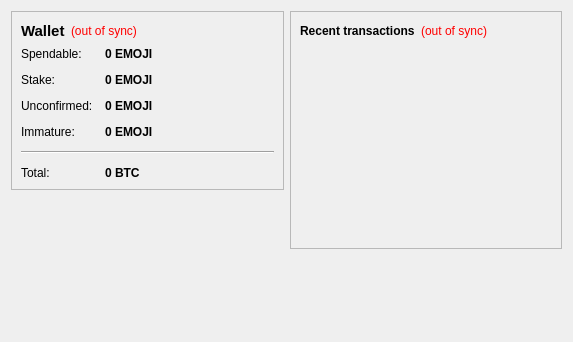
<?xml version="1.0" encoding="UTF-8"?>
<ui version="4.0">
 <class>OverviewPage</class>
 <widget class="QWidget" name="OverviewPage">
  <property name="geometry">
   <rect>
    <x>0</x>
    <y>0</y>
    <width>573</width>
    <height>342</height>
   </rect>
  </property>
  <property name="windowTitle">
   <string>Form</string>
  </property>
  <layout class="QHBoxLayout" name="horizontalLayout" stretch="1,1">
   <item>
    <layout class="QVBoxLayout" name="verticalLayout_2">
     <item>
      <widget class="QFrame" name="frame">
       <property name="frameShape">
        <enum>QFrame::StyledPanel</enum>
       </property>
       <property name="frameShadow">
        <enum>QFrame::Raised</enum>
       </property>
       <layout class="QVBoxLayout" name="verticalLayout_4">
        <item>
         <layout class="QHBoxLayout" name="horizontalLayout_4">
          <item>
           <widget class="QLabel" name="label_5">
            <property name="font">
             <font>
              <pointsize>11</pointsize>
              <weight>75</weight>
              <bold>true</bold>
             </font>
            </property>
            <property name="text">
             <string>Wallet</string>
            </property>
           </widget>
          </item>
          <item>
           <widget class="QLabel" name="labelWalletStatus">
            <property name="toolTip">
             <string>The displayed information may be out of date. Your wallet automatically synchronizes with the Emoji network after a connection is established, but this process has not completed yet.</string>
            </property>
            <property name="styleSheet">
             <string notr="true">QLabel { color: red; }</string>
            </property>
            <property name="text">
             <string notr="true">(out of sync)</string>
            </property>
            <property name="alignment">
             <set>Qt::AlignLeading|Qt::AlignLeft|Qt::AlignVCenter</set>
            </property>
           </widget>
          </item>
          <item>
           <spacer name="horizontalSpacer_2">
            <property name="orientation">
             <enum>Qt::Horizontal</enum>
            </property>
            <property name="sizeHint" stdset="0">
             <size>
              <width>40</width>
              <height>20</height>
             </size>
            </property>
           </spacer>
          </item>
         </layout>
        </item>
        <item>
         <layout class="QFormLayout" name="formLayout_2">
          <property name="fieldGrowthPolicy">
           <enum>QFormLayout::AllNonFixedFieldsGrow</enum>
          </property>
          <property name="horizontalSpacing">
           <number>12</number>
          </property>
          <property name="verticalSpacing">
           <number>12</number>
          </property>
          <item row="0" column="0">
           <widget class="QLabel" name="label">
            <property name="text">
             <string>Spendable:</string>
            </property>
           </widget>
          </item>
          <item row="0" column="1">
           <widget class="QLabel" name="labelBalance">
            <property name="font">
             <font>
              <weight>75</weight>
              <bold>true</bold>
             </font>
            </property>
            <property name="cursor">
             <cursorShape>IBeamCursor</cursorShape>
            </property>
            <property name="toolTip">
             <string>Your current spendable balance</string>
            </property>
            <property name="text">
             <string notr="true">0 EMOJI</string>
            </property>
            <property name="textInteractionFlags">
             <set>Qt::LinksAccessibleByMouse|Qt::TextSelectableByKeyboard|Qt::TextSelectableByMouse</set>
            </property>
           </widget>
          </item>
          <item row="1" column="0">
           <widget class="QLabel" name="label_6">
            <property name="text">
             <string>Stake:</string>
            </property>
           </widget>
          </item>
          <item row="1" column="1">
           <widget class="QLabel" name="labelStake">
            <property name="font">
             <font>
              <weight>75</weight>
              <bold>true</bold>
             </font>
            </property>
            <property name="cursor">
             <cursorShape>IBeamCursor</cursorShape>
            </property>
            <property name="toolTip">
             <string>Total of coins that was staked, and do not yet count toward the current balance</string>
            </property>
            <property name="text">
             <string notr="true">0 EMOJI</string>
            </property>
            <property name="textInteractionFlags">
             <set>Qt::LinksAccessibleByMouse|Qt::TextSelectableByKeyboard|Qt::TextSelectableByMouse</set>
            </property>
           </widget>
          </item>
          <item row="2" column="0">
           <widget class="QLabel" name="label_3">
            <property name="text">
             <string>Unconfirmed:</string>
            </property>
           </widget>
          </item>
          <item row="2" column="1">
           <widget class="QLabel" name="labelUnconfirmed">
            <property name="font">
             <font>
              <weight>75</weight>
              <bold>true</bold>
             </font>
            </property>
            <property name="cursor">
             <cursorShape>IBeamCursor</cursorShape>
            </property>
            <property name="toolTip">
             <string>Total of transactions that have yet to be confirmed, and do not yet count toward the current balance</string>
            </property>
            <property name="text">
             <string notr="true">0 EMOJI</string>
            </property>
            <property name="textInteractionFlags">
             <set>Qt::LinksAccessibleByMouse|Qt::TextSelectableByKeyboard|Qt::TextSelectableByMouse</set>
            </property>
           </widget>
          </item>
          <item row="3" column="0">
           <widget class="QLabel" name="labelImmatureText">
            <property name="text">
             <string>Immature:</string>
            </property>
           </widget>
          </item>
          <item row="3" column="1">
           <widget class="QLabel" name="labelImmature">
            <property name="font">
             <font>
              <weight>75</weight>
              <bold>true</bold>
             </font>
            </property>
            <property name="toolTip">
             <string>Mined balance that has not yet matured</string>
            </property>
            <property name="text">
             <string notr="true">0 EMOJI</string>
            </property>
            <property name="textInteractionFlags">
             <set>Qt::LinksAccessibleByMouse|Qt::TextSelectableByKeyboard|Qt::TextSelectableByMouse</set>
            </property>
           </widget>
          </item>
          <item row="4" column="0" colspan="2">
           <widget class="Line" name="line">
            <property name="orientation">
             <enum>Qt::Horizontal</enum>
            </property>
           </widget>
          </item>
          <item row="5" column="0">
           <widget class="QLabel" name="labelTotalText">
            <property name="text">
             <string>Total:</string>
            </property>
           </widget>
          </item>
          <item row="5" column="1">
           <widget class="QLabel" name="labelTotal">
            <property name="font">
             <font>
              <weight>75</weight>
              <bold>true</bold>
             </font>
            </property>
            <property name="cursor">
             <cursorShape>IBeamCursor</cursorShape>
            </property>
            <property name="toolTip">
             <string>Your current total balance</string>
            </property>
            <property name="text">
             <string notr="true">0 BTC</string>
            </property>
            <property name="textInteractionFlags">
             <set>Qt::LinksAccessibleByMouse|Qt::TextSelectableByKeyboard|Qt::TextSelectableByMouse</set>
            </property>
           </widget>
          </item>
         </layout>
        </item>
       </layout>
      </widget>
     </item>
     <item>
      <spacer name="verticalSpacer">
       <property name="orientation">
        <enum>Qt::Vertical</enum>
       </property>
       <property name="sizeHint" stdset="0">
        <size>
         <width>20</width>
         <height>40</height>
        </size>
       </property>
      </spacer>
     </item>
    </layout>
   </item>
   <item>
    <layout class="QVBoxLayout" name="verticalLayout_3">
     <item>
      <widget class="QFrame" name="frame_2">
       <property name="frameShape">
        <enum>QFrame::StyledPanel</enum>
       </property>
       <property name="frameShadow">
        <enum>QFrame::Raised</enum>
       </property>
       <layout class="QVBoxLayout" name="verticalLayout">
        <item>
         <layout class="QHBoxLayout" name="horizontalLayout_2">
          <item>
           <widget class="QLabel" name="label_4">
            <property name="text">
             <string>&lt;b&gt;Recent transactions&lt;/b&gt;</string>
            </property>
           </widget>
          </item>
          <item>
           <widget class="QLabel" name="labelTransactionsStatus">
            <property name="toolTip">
             <string>The displayed information may be out of date. Your wallet automatically synchronizes with the Emoji network after a connection is established, but this process has not completed yet.</string>
            </property>
            <property name="styleSheet">
             <string notr="true">QLabel { color: red; }</string>
            </property>
            <property name="text">
             <string notr="true">(out of sync)</string>
            </property>
            <property name="alignment">
             <set>Qt::AlignRight|Qt::AlignTrailing|Qt::AlignVCenter</set>
            </property>
           </widget>
          </item>
          <item>
           <spacer name="horizontalSpacer">
            <property name="orientation">
             <enum>Qt::Horizontal</enum>
            </property>
            <property name="sizeHint" stdset="0">
             <size>
              <width>40</width>
              <height>20</height>
             </size>
            </property>
           </spacer>
          </item>
         </layout>
        </item>
        <item>
         <widget class="QListView" name="listTransactions">
          <property name="styleSheet">
           <string notr="true">QListView { background: transparent; }</string>
          </property>
          <property name="frameShape">
           <enum>QFrame::NoFrame</enum>
          </property>
          <property name="verticalScrollBarPolicy">
           <enum>Qt::ScrollBarAlwaysOff</enum>
          </property>
          <property name="horizontalScrollBarPolicy">
           <enum>Qt::ScrollBarAlwaysOff</enum>
          </property>
          <property name="selectionMode">
           <enum>QAbstractItemView::NoSelection</enum>
          </property>
         </widget>
        </item>
       </layout>
      </widget>
     </item>
     <item>
      <spacer name="verticalSpacer_2">
       <property name="orientation">
        <enum>Qt::Vertical</enum>
       </property>
       <property name="sizeHint" stdset="0">
        <size>
         <width>20</width>
         <height>40</height>
        </size>
       </property>
      </spacer>
     </item>
    </layout>
   </item>
  </layout>
 </widget>
 <resources/>
 <connections/>
</ui>
